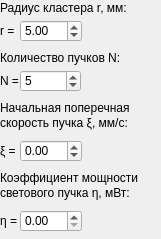
    <widget class="QWidget" name="radiallySymmeticClusterPage">
     <property name="geometry">
      <rect>
       <x>0</x>
       <y>0</y>
       <width>161</width>
       <height>239</height>
      </rect>
     </property>
     <attribute name="label">
      <string>Радиально-симметричный кластер</string>
     </attribute>
     <widget class="QDoubleSpinBox" name="radiusInputBox">
      <property name="geometry">
       <rect>
        <x>20</x>
        <y>20</y>
        <width>62</width>
        <height>22</height>
       </rect>
      </property>
      <property name="font">
       <font>
        <pointsize>9</pointsize>
       </font>
      </property>
      <property name="minimum">
       <double>0.010000000000000</double>
      </property>
      <property name="value">
       <double>5.000000000000000</double>
      </property>
     </widget>
     <widget class="QLabel" name="radiusText">
      <property name="geometry">
       <rect>
        <x>0</x>
        <y>0</y>
        <width>131</width>
        <height>16</height>
       </rect>
      </property>
      <property name="font">
       <font>
        <pointsize>9</pointsize>
       </font>
      </property>
      <property name="text">
       <string>Радиус кластера r, мм:</string>
      </property>
     </widget>
     <widget class="QLabel" name="radiusInputText">
      <property name="geometry">
       <rect>
        <x>0</x>
        <y>20</y>
        <width>21</width>
        <height>21</height>
       </rect>
      </property>
      <property name="font">
       <font>
        <pointsize>9</pointsize>
       </font>
      </property>
      <property name="text">
       <string>r = </string>
      </property>
     </widget>
     <widget class="QLabel" name="numberText">
      <property name="geometry">
       <rect>
        <x>0</x>
        <y>50</y>
        <width>151</width>
        <height>16</height>
       </rect>
      </property>
      <property name="font">
       <font>
        <pointsize>9</pointsize>
       </font>
      </property>
      <property name="text">
       <string>Количество пучков N:</string>
      </property>
     </widget>
     <widget class="QLabel" name="numberInputText">
      <property name="geometry">
       <rect>
        <x>0</x>
        <y>70</y>
        <width>21</width>
        <height>21</height>
       </rect>
      </property>
      <property name="font">
       <font>
        <pointsize>9</pointsize>
       </font>
      </property>
      <property name="text">
       <string>N =</string>
      </property>
     </widget>
     <widget class="QSpinBox" name="numberInputBox">
      <property name="geometry">
       <rect>
        <x>20</x>
        <y>70</y>
        <width>61</width>
        <height>22</height>
       </rect>
      </property>
      <property name="font">
       <font>
        <pointsize>9</pointsize>
       </font>
      </property>
      <property name="minimum">
       <number>1</number>
      </property>
      <property name="maximum">
       <number>10000</number>
      </property>
      <property name="value">
       <number>5</number>
      </property>
     </widget>
     <widget class="QDoubleSpinBox" name="ksiInputBox">
      <property name="geometry">
       <rect>
        <x>20</x>
        <y>140</y>
        <width>62</width>
        <height>22</height>
       </rect>
      </property>
      <property name="font">
       <font>
        <pointsize>9</pointsize>
       </font>
      </property>
      <property name="minimum">
       <double>-99.989999999999995</double>
      </property>
      <property name="value">
       <double>0.000000000000000</double>
      </property>
     </widget>
     <widget class="QLabel" name="ksiFirstText">
      <property name="geometry">
       <rect>
        <x>0</x>
        <y>100</y>
        <width>151</width>
        <height>16</height>
       </rect>
      </property>
      <property name="font">
       <font>
        <pointsize>9</pointsize>
       </font>
      </property>
      <property name="text">
       <string>Начальная поперечная</string>
      </property>
     </widget>
     <widget class="QLabel" name="ksiInputText">
      <property name="geometry">
       <rect>
        <x>0</x>
        <y>140</y>
        <width>21</width>
        <height>21</height>
       </rect>
      </property>
      <property name="font">
       <font>
        <pointsize>9</pointsize>
       </font>
      </property>
      <property name="text">
       <string>ξ =</string>
      </property>
     </widget>
     <widget class="QLabel" name="ksiSecondText">
      <property name="geometry">
       <rect>
        <x>0</x>
        <y>115</y>
        <width>151</width>
        <height>16</height>
       </rect>
      </property>
      <property name="font">
       <font>
        <pointsize>9</pointsize>
       </font>
      </property>
      <property name="text">
       <string>скорость пучка ξ, мм/с:</string>
      </property>
     </widget>
     <widget class="QLabel" name="etaFirstText">
      <property name="geometry">
       <rect>
        <x>0</x>
        <y>170</y>
        <width>151</width>
        <height>16</height>
       </rect>
      </property>
      <property name="font">
       <font>
        <pointsize>9</pointsize>
       </font>
      </property>
      <property name="text">
       <string>Коэффициент мощности</string>
      </property>
     </widget>
     <widget class="QLabel" name="etaSecondText">
      <property name="geometry">
       <rect>
        <x>0</x>
        <y>185</y>
        <width>151</width>
        <height>16</height>
       </rect>
      </property>
      <property name="font">
       <font>
        <pointsize>9</pointsize>
       </font>
      </property>
      <property name="text">
       <string>светового пучка η, мВт:</string>
      </property>
     </widget>
     <widget class="QLabel" name="etaInputText">
      <property name="geometry">
       <rect>
        <x>0</x>
        <y>210</y>
        <width>21</width>
        <height>21</height>
       </rect>
      </property>
      <property name="font">
       <font>
        <pointsize>9</pointsize>
       </font>
      </property>
      <property name="text">
       <string>η =</string>
      </property>
     </widget>
     <widget class="QDoubleSpinBox" name="etaInputBox">
      <property name="geometry">
       <rect>
        <x>20</x>
        <y>210</y>
        <width>62</width>
        <height>22</height>
       </rect>
      </property>
      <property name="font">
       <font>
        <pointsize>9</pointsize>
       </font>
      </property>
      <property name="minimum">
       <double>0.000000000000000</double>
      </property>
      <property name="value">
       <double>0.000000000000000</double>
      </property>
     </widget>
    </widget>
